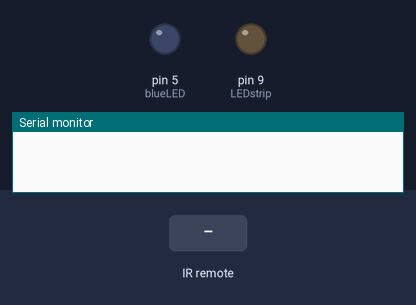
Simulated run of this sketch. Board: Arduino Uno, built with avr-gcc and run on an emulated ATmega328P. On the bench: output pins drawn as LEDs (lit = HIGH), the last lines printed to the serial monitor. The test bench sets the inputs (shaded band).

Above: at 1.2 s.
1.3 s: infrared code 0xFF7A85 received
At 2.05 s:
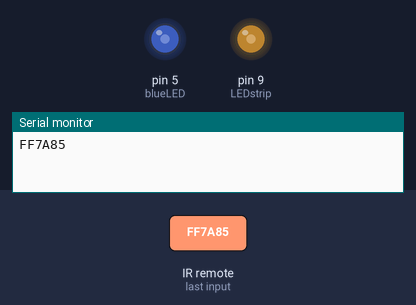
4.3 s: infrared code 0xFF30CF received
At 4.8 s:
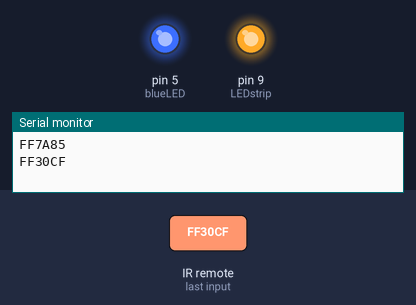
5.8 s: infrared code 0xFF6897 received
At 7.2 s:
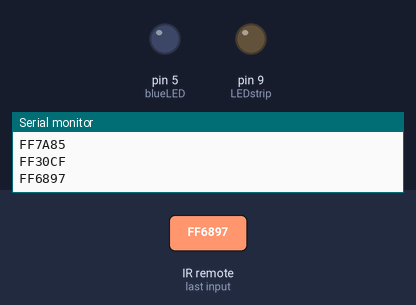
Timing chart, 0 to 8.8 s (numbered marks = the images above; inputs shaded):
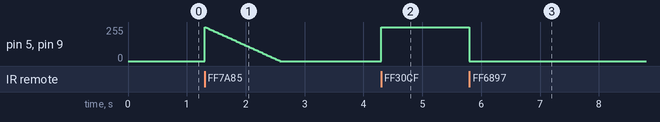

Measured:
- after the input at 4.3 s, pin 5 (blueLED), pin 9 (LEDstrip): 0/255 → 255/255 at once
- after the input at 5.8 s, pin 5 (blueLED), pin 9 (LEDstrip): 255/255 → 0/255 at once

The sketch:

high_er_voltage_transistors.ino
```cpp
// imports the IR remote library
// to access necessary functions
#include <IRremote.h>

// constant variable for the IR receiver (sensor)
// that is connected to pin 7
const int RECV_PIN = 7;
// constructs an irrecv object
IRrecv irrecv(RECV_PIN);
// creates a variable to store IR receiver results
decode_results results;
// analog PWM pin the blue LED attaches to
const int blueLED = 5;
// analog PWM pin the LED strip attaches to
const int LEDstrip = 9;

// the setup routine runs once when pressed reset
void setup(){
  // initialize serial communications at 9600 bps
  Serial.begin(9600);
  // allows the IR receiver to start the receiving process
  irrecv.enableIRIn();
  // controls the light on the ardiuno and
  // indicates whether the receiver detects a signal
  irrecv.blink13(true);
  // initialize the blue LED (pin 5) as an output pin
  pinMode(blueLED, OUTPUT);
  // initialize the LED strip (pin 9) as an output pin
  pinMode(LEDstrip, OUTPUT);
}

// the loop routine runs over and over again forever
void loop(){
  // if IR code is received (returns true),
  // executes and stores IR code in results;
  // if IR code is not received (returns false),
  // does not execute
  if (irrecv.decode(&results)){
    // prints IR code as HEX to Serial Monitor
    // for troubleshooting purposes
    Serial.println(results.value, HEX);
    // checks if IR code HEX is equal to the HEX
    // that corresponds to "0", turns lights off
    if (results.value == 0xFF6897) {
      // turns off blue LED
      digitalWrite(blueLED, LOW);
      // turns off LED strip
      digitalWrite(LEDstrip, LOW);
    }
    // checks if IR code HEX is equal to the HEX
    // that corresponds to "1", turns lights on
    if (results.value == 0xFF30CF) {
      // turns on blue LED
      digitalWrite(blueLED, HIGH);
      // turns on LED strip
      digitalWrite(LEDstrip, HIGH);
    }
    // checks if IR code HEX is equal to the HEX
    // that corresponds to "2", blink lights
    if (results.value == 0xFF18E7) {
      // turns on blue LED
      digitalWrite(blueLED, HIGH);
      // turns on LED strip
      digitalWrite(LEDstrip, HIGH);
      // wait for 500 milliseconds
      delay(500);
      // turns off blue LED
      digitalWrite(blueLED, LOW);
      // turns off LED strip
      digitalWrite(LEDstrip, LOW);
      // wait for 500 milliseconds
      delay(500);
    }
    // checks if IR code HEX is equal to the HEX
    // that corresponds to "3", fade lights
    if (results.value == 0xFF7A85) {
      // turn on blue LED and LED strip,
      // use a loop to decreases the brightness
      // of the LED by 5, which shows the fade effect
      for (int bright = 255; bright >= 0; bright-=5) {
        // blue LED's brightness decreases by 5
        analogWrite(blueLED, bright);
        // LED strip's brightness decreases by 5
        analogWrite(LEDstrip, bright);
        // wait for 25 milliseconds
        delay(25);
      }
     }
    // resets the receiver to detect
    // another signal IR code
    irrecv.resume();
  }
}
```
